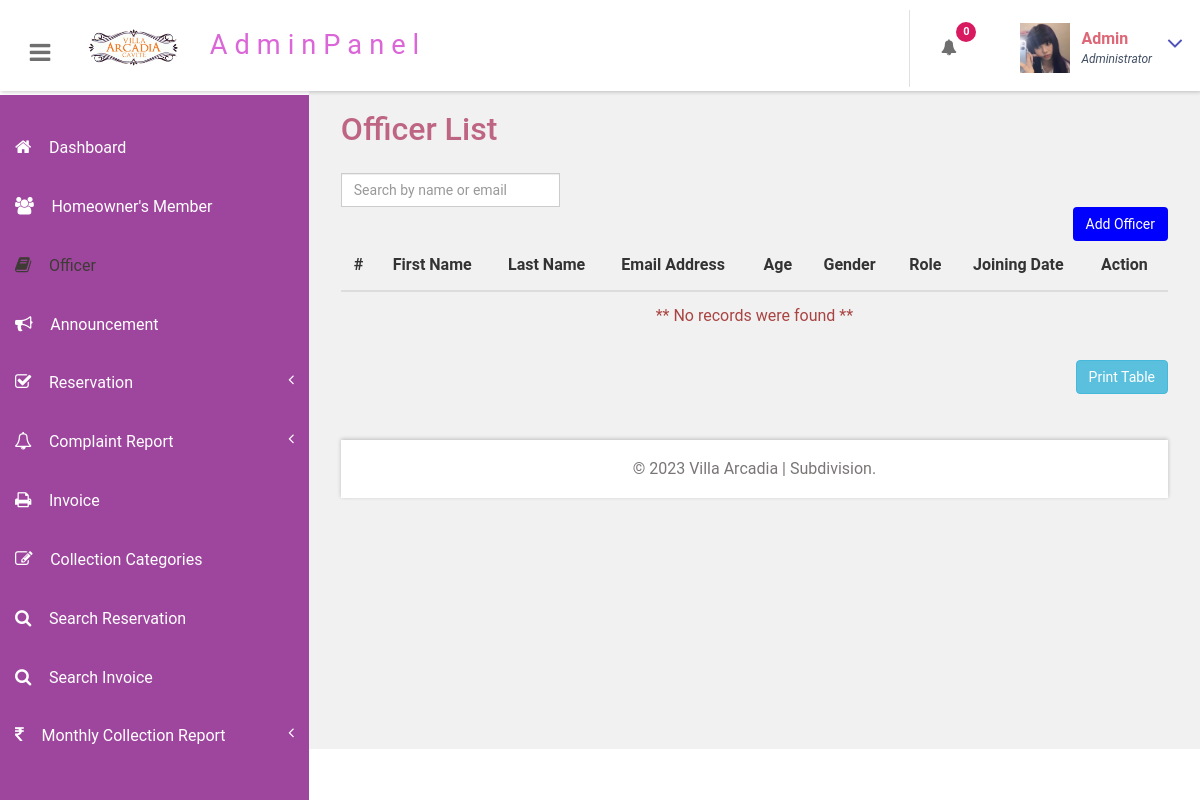
The page /portal/admin/officer.php (signed in) on the database as committed earlier.
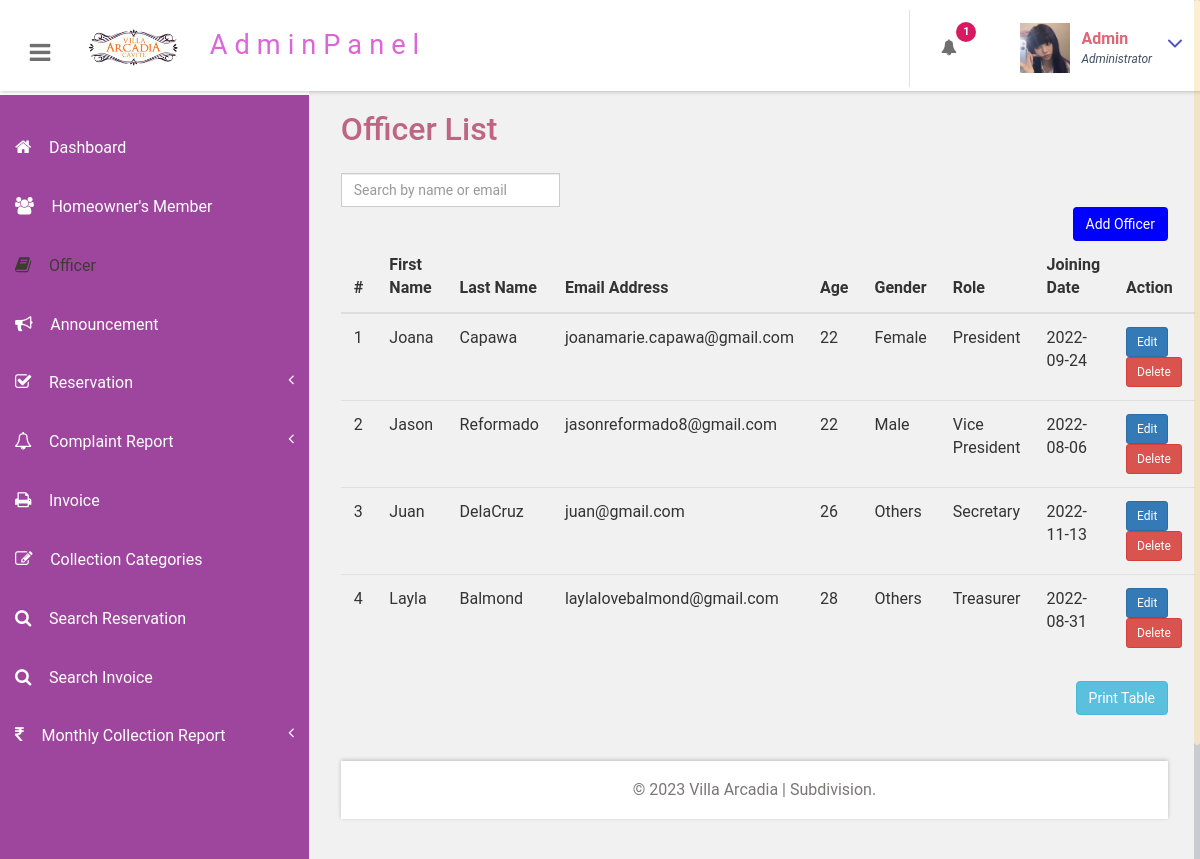
The same page on the database as committed later.
### tables this page shows
CREATE TABLE `employees` (
  `id` int(11) NOT NULL,
  `first_name` varchar(30) NOT NULL,
  `last_name` varchar(30) NOT NULL,
  `email` varchar(50) NOT NULL,
  `age` int(11) NOT NULL,
  `gender` varchar(10) NOT NULL,
  `designation` varchar(20) NOT NULL,
  `joining_date` date NOT NULL
);

### portal/admin/officer.php (the view, shortened to what the changed rows need)
<?php
include('includes/dbconnection.php');
if (strlen($_SESSION['bpmsaid']==0)) {
  header('location:logout.php');
  } else{
  ?>
<!DOCTYPE HTML>
<html>
<head>
<link href="css/bootstrap.css" rel='stylesheet' type='text/css' />
<link href="css/style.css" rel='stylesheet' type='text/css' />
<link href="css/font-awesome.css" rel="stylesheet">
<link href="css/animate.css" rel="stylesheet" type="text/css" media="all">
<link href="css/custom.css" rel="stylesheet">
</head>
<body class="cbp-spmenu-push">
	<div class="main-content">
		 <?php include_once('includes/sidebar.php');?>
		 <?php include_once('includes/header.php');?>
		<div id="page-wrapper">
			<div class="main-page">
				<div class="tables">
					<h3 class="title1">Officer List</h3>
                    <form action="" method="get" class="mb-4">
      <div class="input-group">
        <input type="text" class="form-control" name="search" placeholder="Search by name or email">
      </div>
    </form>
    <div class="text-right">
    <a href="employee/create.php" class="btn btn-secondary" style="background-color: blue; color: white;">
        <i class="bi bi-plus-circle-fill"></i> Add Officer
    </a>
</div>
    <table class="table class='table table-hover align-middle bg-white ">
      <thead>
        <tr>
          <th>#</th>
          <th>First Name</th>
          <th>Last Name</th>
          <th>Email Address</th>
          <th>Age</th>
          <th>Gender</th>
          <th>Role</th>
          <th>Joining Date</th>
          <th>Action</th>
        </tr>
      </thead>
      <tbody>
        <?php
        require_once "employee/config.php";
        $search = isset($_GET['search']) ? $_GET['search'] : '';
        $sql = "SELECT * FROM employees WHERE
                first_name LIKE '%$search%' OR
                last_name LIKE '%$search%' OR
                email LIKE '%$search%'";
        if ($result = mysqli_query($link, $sql)) {
          if (mysqli_num_rows($result) > 0) {
            $rows = mysqli_fetch_all($result, MYSQLI_ASSOC);
            $count = 1;
            foreach ($rows as $row) { ?>
              <tr>
                <td><?= $count++; ?></td>
                <td><?= $row["first_name"]; ?></td>
                <td><?= $row["last_name"]; ?></td>
                <td><?= $row["email"]; ?></td>
                <td><?= $row["age"]; ?></td>
                <td><?= $row["gender"]; ?></td>
                <td><?= $row["designation"]; ?></td>
                <td><?= $row["joining_date"]; ?></td>
                <td>
                  <a href="employee/update.php?id=<?= $row["id"]; ?>" class="btn btn-primary btn-sm">Edit
                  </a>&nbsp;
                  <a href="employee/delete.php?id=<?= $row["id"]; ?>" class="btn btn-danger btn-sm">Delete
                  </a>
                </td>
              </tr>
            <?php
            }
          } else { ?>
            <tr>
              <td class="text-center text-danger fw-bold" colspan="9">** No records were found **</td>
            </tr>
        <?php
          }
        }
        ?>
      </tbody>
    </table>
    <div class="text-right">
      <button onclick="printTable()" class="btn btn-info">Print Table</button>
    </div>
		</div>
    <br><br>
		 <?php include_once('includes/footer.php');?>
	</div>
</body>
</html>
<?php }  ?>

### portal/admin/includes/header.php (shortened to what the changed rows need)
<div class="sticky-header header-section ">
      <div class="header-left">
        <button id="showLeftPush"><i class="fa fa-bars"></i></button>
        <div class="logo">
          <a href="index.html">
            <img src="images/logo.png" width="100px" class="img-responsive ">
            <span>AdminPanel</span>
          </a>
        </div>
		<br>
      </div>
      <div class="header-right">
        <div class="profile_details_left">
          <ul class="nofitications-dropdown">
            <?php
$ret1=mysqli_query($con,"select tbluser.FirstName,tbluser.LastName,tblbook.ID as bid,tblbook.AptNumber from tblbook join tbluser on tbluser.ID=tblbook.UserID where tblbook.Status is null");
$num=mysqli_num_rows($ret1);
?>
            <li class="dropdown head-dpdn">
              <a href="#" class="dropdown-toggle" data-toggle="dropdown" aria-expanded="false"><i class="fa fa-bell"></i><span class="badge blue"><?php echo $num;?></span></a>
            </li>
          </ul>
          <div class="clearfix"> </div>
        </div>
        <div class="profile_details">
        <?php
$adid=$_SESSION['bpmsaid'];
$ret=mysqli_query($con,"select AdminName from tbladmin where ID='$adid'");
$row=mysqli_fetch_array($ret);
$name=$row['AdminName'];
?>
          <ul>
            <li class="dropdown profile_details_drop">
              <a href="#" class="dropdown-toggle" data-toggle="dropdown" aria-expanded="false">
                <div class="profile_img">
                  <span class="prfil-img"><img src="images/admin.jpg" alt="" width="50" height="50"> </span>
                  <div class="user-name">
                    <p><?php echo $name; ?></p>
                    <span>Administrator</span>
                  </div>
                  <i class="fa fa-angle-down lnr"></i>
                  <div class="clearfix"></div>
                </div>
              </a>
            </li>
          </ul>
        </div>
      </div>
      <div class="clearfix"> </div>
    </div>

Rows that differ between the two databases and show on the page:
added employees: first_name "Joana", last_name "Capawa", email "joanamarie.capawa@gmail.com", age "22", gender "Female", designation "President", joining_date "2022-09-24"
added employees: first_name "Jason", last_name "Reformado", email "jasonreformado8@gmail.com", age "22", gender "Male", designation "Vice President", joining_date "2022-08-06"
added employees: first_name "Juan", last_name "DelaCruz", email "juan@gmail.com", age "26", gender "Others", designation "Secretary", joining_date "2022-11-13"
added employees: first_name "Layla", last_name "Balmond", email "laylalovebalmond@gmail.com", age "28", gender "Others", designation "Treasurer", joining_date "2022-08-31"
Other text that changed with them:
$num: "0" → "1"
text no longer shown: "** No records were found **"
